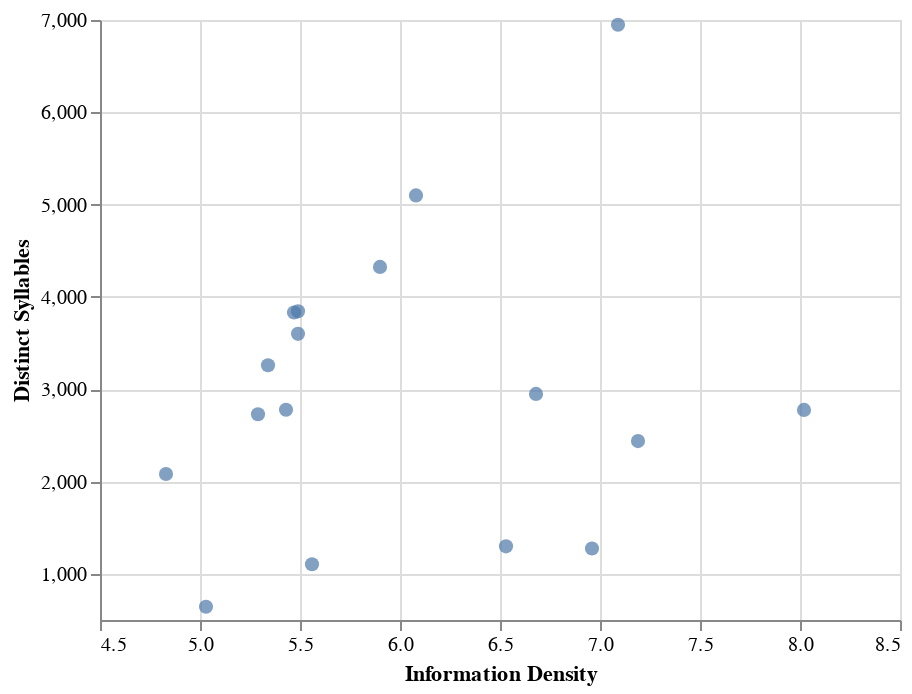

Notebook source saved alongside this figure:
### Markdown cell above
**Question 1.1** <br> {points: 2}  

Create a scatterplot of the information density of each language versus the number of distinct syllables. Map `information_density` to the x-axis and `distinct_syllables` to the y-axis. Scale your axis so that it does not include the zero ticks on the x  and y axis. Assign a size of 50 to each point. 

Make sure to give each axis a label. Since we will be layering this plot, there is no need to add a title yet. 

*Save this plot in an object named `den_syl_plot`.*

### Code cell
den_syl_plot = alt.Chart(lang_df).mark_circle(size=50).encode(
    alt.X('information_density', scale=alt.Scale(zero=False), title="Information Density"),
    alt.Y('distinct_syllables', scale=alt.Scale(zero=False), title="Distinct Syllables"))

den_syl_plot

### Figure 1 — Vega-Lite specification as saved in the notebook (floating-point values rounded to 4 significant figures)
{"config": {"view": {"continuousWidth": 400, "continuousHeight": 300}}, "data": {"name": "data-ec9e1883f0b534e3c00039d4c34e7ffd"}, "mark": {"type": "circle", "size": 50}, "encoding": {"x": {"type": "quantitative", "field": "information_density", "scale": {"zero": false}, "title": "Information Density"}, "y": {"type": "quantitative", "field": "distinct_syllables", "scale": {"zero": false}, "title": "Distinct Syllables"}}, "$schema": "https://vega.github.io/schema/vega-lite/v4.8.1.json", "datasets": {"data-ec9e1883f0b534e3c00039d4c34e7ffd": [{"iso_lang": "CAT", "language": "Catalan", "information_density": 5.49, "distinct_syllables": 3600, "continent": "Europe", "id": 20.0, "lat": 42.55, "lon": 1.602}, {"iso_lang": "CMN", "language": "Mandarin", "information_density": 6.96, "distinct_syllables": 1274, "continent": "Asia", "id": 156.0, "lat": 35.86, "lon": 104.2}, {"iso_lang": "DEU", "language": "German", "information_density": 6.08, "distinct_syllables": 5100, "continent": "Europe", "id": 276.0, "lat": 51.17, "lon": 10.45}, {"iso_lang": "ENG", "language": "English", "information_density": 7.09, "distinct_syllables": 6949, "continent": "Europe", "id": 826.0, "lat": 55.38, "lon": -3.436}, {"iso_lang": "EUS", "language": "Basque", "information_density": 4.83, "distinct_syllables": 2082, "continent": "Europe", "id": null, "lat": null, "lon": null}, {"iso_lang": "FIN", "language": "Finnish", "information_density": 5.49, "distinct_syllables": 3844, "continent": "Europe", "id": 246.0, "lat": 61.92, "lon": 25.75}, {"iso_lang": "FRA", "language": "French", "information_density": 6.68, "distinct_syllables": 2949, "continent": "Europe", "id": 250.0, "lat": 46.23, "lon": 2.214}, {"iso_lang": "HUN", "language": "Hungarian", "information_density": 5.9, "distinct_syllables": 4325, "continent": "Europe", "id": 348.0, "lat": 47.16, "lon": 19.5}, {"iso_lang": "ITA", "language": "Italian", "information_density": 5.29, "distinct_syllables": 2729, "continent": "Europe", "id": 380.0, "lat": 41.87, "lon": 12.57}, {"iso_lang": "JPN", "language": "Japanese", "information_density": 5.03, "distinct_syllables": 643, "continent": "Asia", "id": 392.0, "lat": 36.2, "lon": 138.3}, {"iso_lang": "KOR", "language": "Korean", "information_density": 5.56, "distinct_syllables": 1104, "continent": "Asia", "id": 410.0, "lat": 35.91, "lon": 127.8}, {"iso_lang": "SPA", "language": "Spanish", "information_density": 5.43, "distinct_syllables": 2778, "continent": "Europe", "id": 724.0, "lat": 40.46, "lon": -3.749}, {"iso_lang": "SRP", "language": "Serbian", "information_density": 5.47, "distinct_syllables": 3831, "continent": "Europe", "id": 688.0, "lat": 44.02, "lon": 21.01}, {"iso_lang": "THA", "language": "Thai", "information_density": 7.19, "distinct_syllables": 2438, "continent": "Asia", "id": 764.0, "lat": 15.87, "lon": 101.0}, {"iso_lang": "TUR", "language": "Turkish", "information_density": 5.34, "distinct_syllables": 3260, "continent": "Europe", "id": 792.0, "lat": 38.96, "lon": 35.24}, {"iso_lang": "VIE", "language": "Vietnamese", "information_density": 8.02, "distinct_syllables": 2776, "continent": "Asia", "id": 704.0, "lat": 14.06, "lon": 108.3}, {"iso_lang": "YUE", "language": "Cantonese", "information_density": 6.53, "distinct_syllables": 1298, "continent": "Asia", "id": 344.0, "lat": 22.4, "lon": 114.1}]}}
